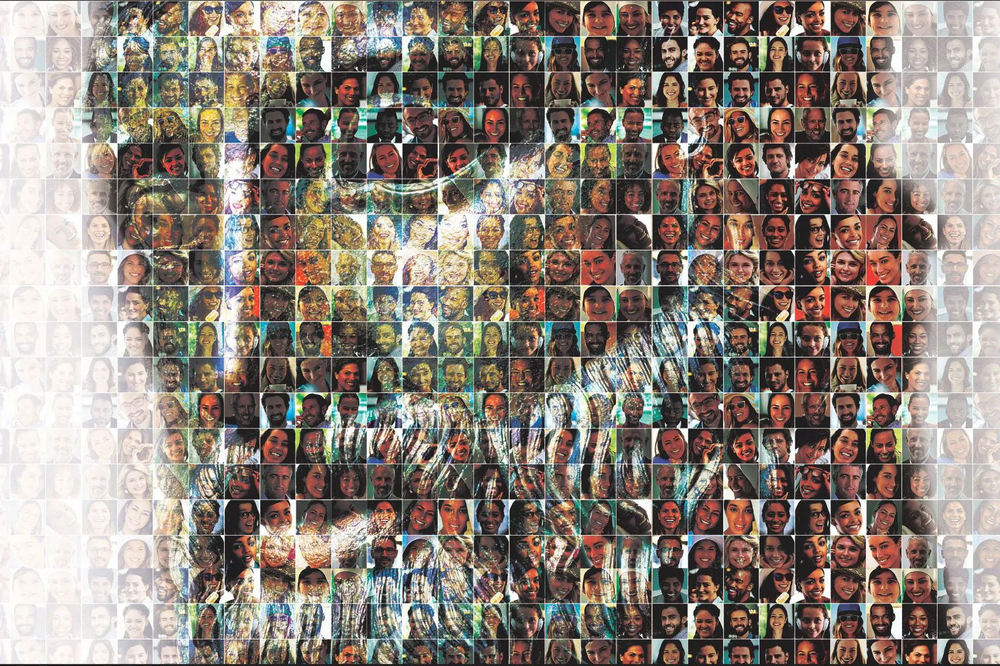
#> input picture faces.png, 1000 x 666 px, shrunk from 1633 x 1088 before the run
$ python face_detector.py
#> lines starting #> are read from the running program, lines starting #| are printed output that depends on the picture; after the words box and inside, x2 and y2 are one past the last pixel; in counts of white or black regions, pixels touching at a corner belong together
import cv2

# load some pre-trained data on face frontals from opencv (haar cascade algorithm)
face_trained_data = cv2.CascadeClassifier(
    'haarcascade_frontalface_default.xml')

# choose image for face-detector
img = cv2.imread('faces.png')
#> img is the input picture: shape (666, 1000, 3); mean B, G, R 122.8, 131.5, 142.6


# converting img into grayscale
img_greyscale = cv2.cvtColor(img, cv2.COLOR_BGRA2GRAY)
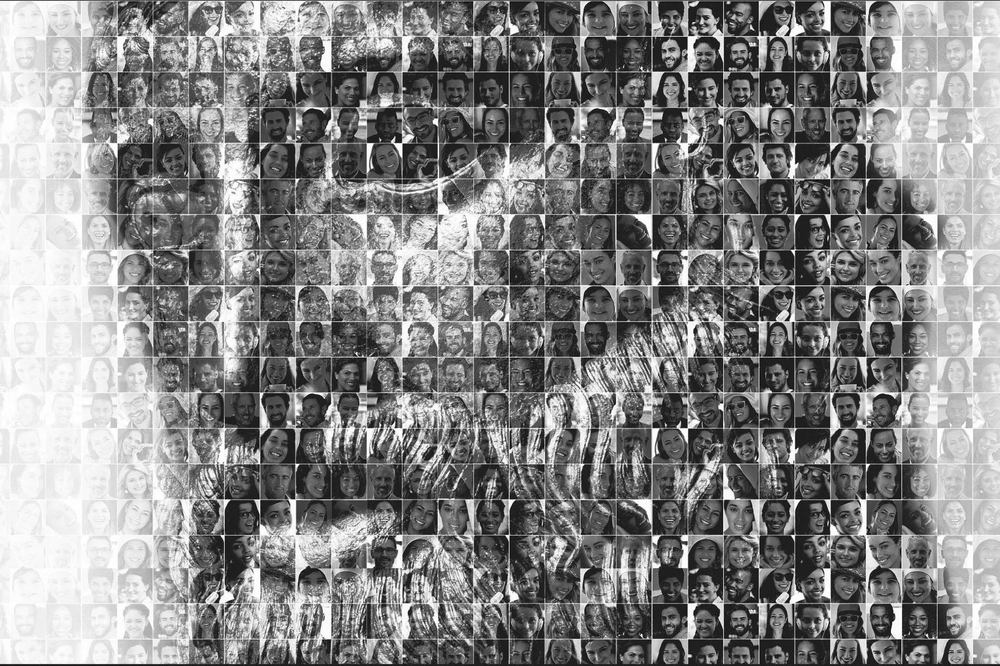
#> img_greyscale: shape (666, 1000); min 0, max 255, mean 133.8

# detect face
face_coordinates = face_trained_data.detectMultiScale(img_greyscale)
#> face_coordinates = 177 rows, first 6: [771, 1, 25, 25], [804, 4, 26, 26], [233, 3, 28, 28], [657, 6, 29, 29], [943, 7, 27, 27], [12, 40, 26, 26]
# print(face_coordinates)

# draw rectangle around face

# (x,y,w,h,)=face_coordinates detect one face only
# (x,y,w,h,)=face_coordinates[1] by increasing number of array equal to detection of faces
# using for loop is a dynamic approach to detect faces,for example: if in image are 2 two face the AI detect only faces and viceversa

for (x, y, w, h) in face_coordinates:
    cv2.rectangle(img, (x, y),  (x+w, y+h), (0, 255, 0), 2)
#> this loop made 177 passes
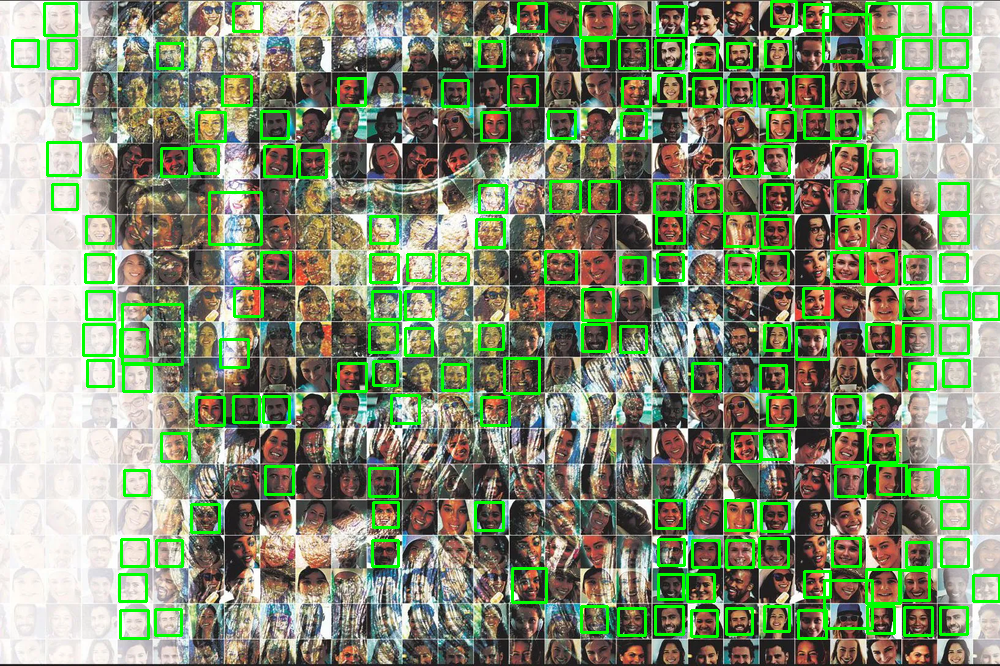
#> img: shape (666, 1000, 3); 8.83% of pixels changed, all inside (x1, y1, x2, y2) = (11, 0, 1000, 640)
    # cv2.circle(img, (x, y,), (44), (0, 255, 0), 2) to be improved


cv2.imshow('qll in one faces', img)

cv2.waitKey()
